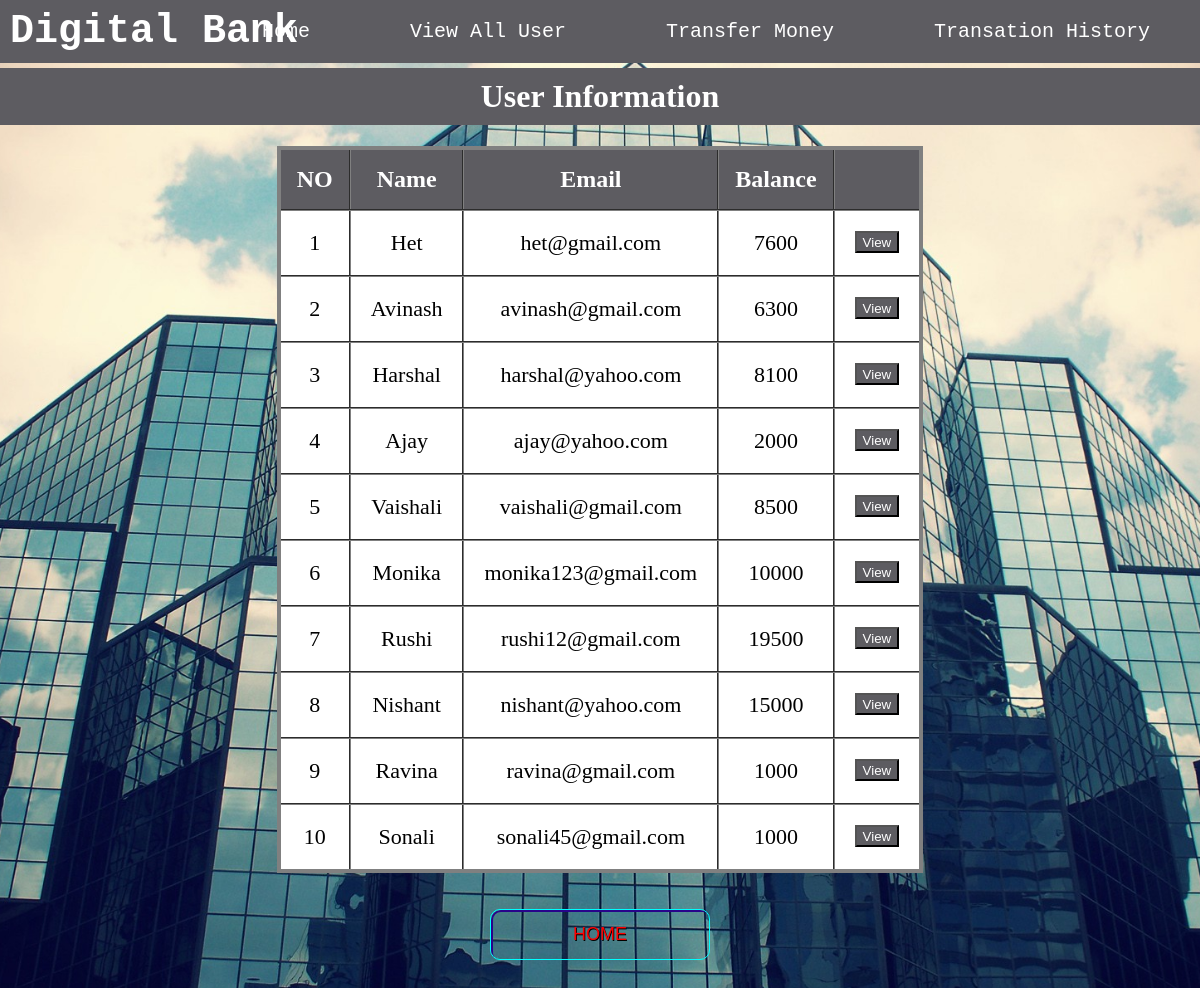
The app's page /getdetail.php with its own data.
### tables this page shows
CREATE TABLE `users` (
  `name` varchar(20) NOT NULL,
  `email` varchar(25) NOT NULL,
  `amount` int(10) NOT NULL
);

### getdetail.php (the view, shortened to what this page needs)
<?php
$con=mysqli_connect('localhost','root','','banking_system');
$q="select * from users ";
$result=mysqli_query($con,$q);
?>
<html>
<head>
   <link rel="stylesheet" href="button.css">
</head>
<body>
	<div id="header">
	   <h1 style="position: absolute; margin:0px; padding:9px 10px; color:white; font-family:Courier; font-size:40px;">Digital Bank</h1>
	<ul>
  <li><a href="transaction.php">Transation History</a></li>
  <li><a href="transfer.php">Transfer Money</a></li>
  <li><a href="getdetail.php">View All User</a></li>
  <li><a href="index.php">Home</a></li>
	</ul>
	</div>
	<h1 style="color:#ffffff;margin-top:5px; padding:10px; background-color:#5D5C61;">User Information</h1>
    <table class="flat-table-1">
		<thead>
			<th>NO</th>
			<th>Name</th>
			<th>Email</th>
			<th>Balance</th>
			<th></th>
		</thead>
		<tbody>
		<tr>
			<?php
				$row=mysqli_fetch_array($result);
			?>
			<td> 1</td>
			<td><?php echo  $row["name"]; ?></td>
			<td><?php echo  $row["email"]; ?></td>
			<td><?php echo  $row["amount"]; ?></td>
			<td>
				<form action="user.php" method="post"  class="view">
					<button class="button1" type="submit" name="name" value="Het">View</button>
				</form>
			</td>
		</tr>
		<tr>
			<?php
				$row=mysqli_fetch_array($result);
			?>
			<td> 2</td>
			<td><?php echo  $row["name"]; ?></td>
			<td><?php echo  $row["email"]; ?></td>
			<td><?php echo  $row["amount"]; ?></td>
			<td>
				<form action="user.php" method="post" class="view">
					<button class="button1" type="submit" name="name" value="Avinash">View</button>
				</form>
			</td>
		</tr>
        <tr>
			<?php
				$row=mysqli_fetch_array($result);
			?>
			<td> 3</td>
			<td><?php echo  $row["name"]; ?></td>
			<td><?php echo  $row["email"]; ?></td>
			<td><?php echo  $row["amount"]; ?></td>
			<td>
				<form action="user.php" method="post" class="view">
					<button class="button1" type="submit" name="name" value="Harshal">View</button>
				</form>
			</td>
		</tr>
        <tr>
			<?php
				$row=mysqli_fetch_array($result);
			?>
			<td> 4</td>
			<td><?php echo  $row["name"]; ?></td>
			<td><?php echo  $row["email"]; ?></td>
			<td><?php echo  $row["amount"]; ?></td>
			<td>
				<form action="user.php" method="post" class="view">
					<button class="button1" type="submit" name="name" value="Ajay">View</button>
				</form>
			</td>
        </tr>
        <tr>
			<?php
				$row=mysqli_fetch_array($result);
			?>
			<td> 5</td>
			<td><?php echo  $row["name"]; ?></td>
			<td><?php echo  $row["email"]; ?></td>
			<td><?php echo  $row["amount"]; ?></td>
			<td>
				<form action="user.php" method="post" class="view">
					<button class="button1" type="submit" name="name" value="Vaishali">View</button>
				</form>
			</td>
		</tr>
        <tr>
			<?php
				$row=mysqli_fetch_array($result);
			?>
			<td> 6</td>
			<td><?php echo  $row["name"]; ?></td>
			<td><?php echo  $row["email"]; ?></td>
			<td><?php echo  $row["amount"]; ?></td>
			<td>
				<form action="user.php" method="post" class="view">
					<button class="button1" type="submit" name="name" value="Monika">View</button>
				</form>
			</td>
        </tr>
        <tr>
			<?php
				$row=mysqli_fetch_array($result);
			?>
			<td> 7</td>
			<td><?php echo  $row["name"]; ?></td>
			<td><?php echo  $row["email"]; ?></td>
			<td><?php echo  $row["amount"]; ?></td>
			<td>
				<form action="user.php" method="post" class="view">
					<button class="button1"type="submit" name="name" value="Rushi">View</button>
				</form>
			</td>
		</tr>
        <tr>
			<?php
				$row=mysqli_fetch_array($result);
			?>
			<td> 8</td>
			<td><?php echo  $row["name"]; ?></td>
			<td><?php echo  $row["email"]; ?></td>
			<td><?php echo  $row["amount"]; ?></td>
			<td>
				<form action="user.php" method="post" class="view">
					<button class="button1"type="submit" name="name" value="Nishant">View</button>
				</form>
			</td>
		</tr>
        <tr>
			<?php
				$row=mysqli_fetch_array($result);
			?>
			<td> 9</td>
			<td><?php echo  $row["name"]; ?></td>
			<td><?php echo  $row["email"]; ?></td>
			<td><?php echo  $row["amount"]; ?></td>
			<td>
				<form action="user.php" method="post" class="view">
					<button class="button1"type="submit" name="name" value="Ravina">View</button>
				</form>
			</td>
        </tr>
        <tr>
			<?php
				$row=mysqli_fetch_array($result);
			?>
			<td> 10</td>
			<td><?php echo  $row["name"]; ?></td>
			<td><?php echo  $row["email"]; ?></td>
			<td><?php echo  $row["amount"]; ?></td>
			<td>
				<form action="user.php" method="post" class="view">
					<button class="button1"type="submit" name="name" value="Sonali">View</button>
				</form>
			</td>
		</tr>
		</tbody>
	</table><br><br>
<div class="buttons">
	<a href="index.php">
    <button class="glow-on-hover">HOME</button>
	</a>
</div>
<br><br>
</body>
</html>

### button.css (style rules this page uses)
.glow-on-hover { width: 220px; height: 51px; outline: none; color: red; font-size:18px; background:transparent; text-shadow: 0.7px 0.7px black; overflow: hidden; cursor: pointer; position: relative; z-index: 0; border-radius: 10px; border: 1px solid #00FFFF; }
.glow-on-hover:before { content: ''; background: skyblue; position: absolute; top: -2px; left:-2px; background-size: 400%; z-index: -1; filter: blur(5px); width: calc(100% + 4px); height: calc(100% + 4px); animation: glowing 20s linear infinite; opacity: 0; transition: opacity .3s ease-in-out; border-radius: 10px; }
.glow-on-hover:after { z-index: -1; content: ''; position: absolute; width: 100%; height: 100%; left: 0; top: 0; border-radius: 10px; border: 2px solid #28048a; background:transparent; }

### getdetail.php (style rules this page uses)
body { text-align:center; margin:0px; }
.flat-table-1 { background: none; }
ul { list-style-type: none; margin: 0px; padding: 0px; overflow: hidden; background-color: #5D5C61; }
li { float: right; }
li a { display: block; color: white; text-align: center; font-size:20px; padding: 20px 50px; text-decoration: none; font-family:Courier; }
h1 { font-family: BookMan; }
table { text-align:center; margin-left: auto; margin-right: auto; border:4px solid gray; border-collapse:collapse; }
th { color: white; font-size:24px; padding:16px; background-color:#5D5C61; }
td { text-align:center; font-size:22px; color: black; background-color:white; padding: 0px 20px 0px 20px; }
tr { transition: background 0.3s, box-shadow 0.3s; }
th,td { border-collapse:collapse; border:2px groove gray; font-family:BookMan; }
.button1 { background-color:#5D5C61; color:white; text-align:center; padding-top:2px; }
.view { top:50%; padding-top:20px; text-align:center; }
body { background-image:url("images/11a.jpg"); background-position: center; background-repeat: no-repeat; background-size: cover; }

### records on screen
users: name "Het", email "het@gmail.com", amount "7600"
users: name "Avinash", email "avinash@gmail.com", amount "6300"
users: name "Harshal", email "harshal@yahoo.com", amount "8100"
users: name "Ajay", email "ajay@yahoo.com", amount "2000"
users: name "Vaishali", email "vaishali@gmail.com", amount "8500"
users: name "Monika", email "monika123@gmail.com", amount "10000"
users: name "Rushi", email "rushi12@gmail.com", amount "19500"
users: name "Nishant", email "nishant@yahoo.com", amount "15000"
users: name "Ravina", email "ravina@gmail.com", amount "1000"
users: name "Sonali", email "sonali45@gmail.com", amount "1000"
